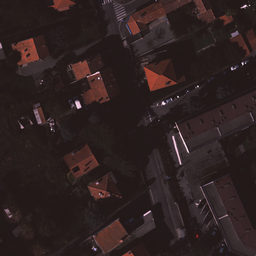
#> input picture data/true/data.png, 256 x 256 px, shrunk from 1024 x 1024 before the run, found by its file name
$ python HIFD_on_img1.py
#> lines starting #> are read from the running program, lines starting #| are printed output that depends on the picture
### code/HIFD/helpers.py
# Project Image Filtering and Hybrid Images Stencil Code
# Based on previous and current work
# by James Hays for CSCI 1430 @ Brown and
# CS 4495/6476 @ Georgia Tech
import numpy as np
from numpy import pi, exp, sqrt
from skimage import io, img_as_ubyte, img_as_float32
from skimage.transform import rescale
import scipy.fft


def my_imfilter(image: np.ndarray, filter: np.ndarray, fft = False):

    """
    Inputs:
    - image -> numpy nd-array of dim (m, n, c) for RGB images or numpy nd-array of dim (m, n) for gray scale images
    - filter -> numpy nd-array of odd dim (k, l)
    Returns
    - filtered_image -> numpy nd-array of dim (m, n, c) or numpy nd-array of dim (m, n)
    Errors if:
    - filter has any even dimension -> raise an Exception with a suitable error message.

    Function supports both normal convolution and fft based convolution
    """
    #filtered_image = np.asarray([0])

    ##################
    # Your code here #

    filtered_image = np.empty(image.shape)
    k,l = filter.shape

    if k % 2 == 0 | l % 2 == 0:   #allow only odd dimensions filters
        print ("Error! The dimensions of the filter kernel should be odd.")
        return

    if len(image.shape) == 3:    #RGB image
        m, n, c = image.shape

    else:                        #gray scale image
        m,n = image.shape
        c = 1
        image = np.expand_dims(image, axis=2)

    #implementation of normal convolution
    if (~fft):

        #Zero Padding
        padmat = np.zeros( (m + k - 1, n + l - 1, c) , dtype=image.dtype) #the shape of the output matrix after convolution

        #add the original image into the padded matrix
        kk = (k-1)//2
        ll = (l-1)//2

        padmat[kk : kk + m, ll : ll + n] = image

        #flipping the kernel horizontally and vertically to apply convolution
        filter = np.flipud(filter)
        filter = np.fliplr(filter)

        '''
        Now the kernel is flipped and ready to be convolved with the image.
        To apply the convolution we are going to spread the kernel into a 1-D vector and
        do the same with the corresponding portion of the image (the cross image that should
        be correlated with the kernel) and perform a dot product between the two 1-D vectors
        and append the value to the anchor pixel in the filtered image
        '''

        filter = np.reshape(filter, -1) #conver kernel to 1-D vector
        for i in range(n):
            for j in range (m):
                image_kernel = padmat[j:j+k, i:i+l]
                image_kernel = image_kernel.reshape((k*l,c)) #convert the image multiple 1-D vectors depending on no of channels
                filtered_image[j,i] = np.dot(filter,image_kernel)

    #implementation of fft based convolution that can be chosen by asserting fft parameter in the function arguments
    elif (fft):
        kernel_fft = scipy.fft.fft2(filter, (m,n))

        for i in range(c):
            img = image[:,:,i].reshape(m,n)
            img_fft = scipy.fft.fft2(img)
            prod_fft = np.multiply(img_fft , kernel_fft)
            prod = scipy.fft.ifft2(prod_fft , (m,n))
            if c > 1:
                filtered_image[:,:,i] = np.absolute(prod)
            else:
                filtered_image = np.absolute(prod)


    return filtered_image

# [87 lines left out: functions gen_hybrid_image, vis_hybrid_image, not called in this run]

def load_image(path):
  return img_as_float32(io.imread(path))

def save_image(path, im):
  return io.imsave(path, img_as_ubyte(im.copy()))

### code/HIFD/HIFD_on_img1.py
from skimage.transform import rescale
import numpy as np
from numpy import pi, exp, sqrt
import matplotlib.pyplot as plt
from helpers import load_image, save_image, my_imfilter
from skimage import color
import cv2
from scipy.special import gamma

def parse_args(v,n):
    result = (-v**4/64 + 3*v**2/16 -v/4)*(gamma(n-1-v)/(gamma(n)*gamma(-v))) + (v**4/32 - 3*v**2/8 + 1)*(gamma(n-v)/(gamma(n+1)*gamma(-v))) + (-v**4/64 + 3*v**2/16 + v/4)*(gamma(n+1-v)/(gamma(n+2)*gamma(-v)))
    return result

def cal_args(v):#计算系数
    args = [0,0,0,0,0]
    args[0] = -v**4/64 + 3*v**2/16 + v/4
    args[1] = v**5/64 + v**4/32 -3*v**3/16 -5*v**2/8 + 1
    args[2] = parse_args(v,1)
    args[3] = parse_args(v,2)
    args[4] = parse_args(v,3)
    return args

def NIFD(v):#计算卷积核
    para = cal_args(v)
    NIDF_conv = []
    NIDF0 = np.asarray([[0, 0, para[0], 0, 0], [0, 0, para[1], 0, 0], [0, 0, para[2], 0, 0], [0, 0, para[3], 0, 0], [0, 0, para[4], 0, 0]], dtype=np.float32)
    NIDF1 = np.asarray([[0, 0, para[4], 0, 0], [0, 0, para[3], 0, 0], [0, 0, para[2], 0, 0], [0, 0, para[1], 0, 0], [0, 0, para[0], 0, 0]], dtype=np.float32)
    NIDF2 = np.asarray([[0, 0, 0, 0, 0], [0, 0, 0, 0, 0], [para[4], para[3], para[2], para[1], para[0]], [0, 0, 0, 0, 0], [0, 0, 0, 0, 0]], dtype=np.float32)
    NIDF3 = np.asarray([[0, 0, 0, 0, 0], [0, 0, 0, 0, 0], [para[0], para[1], para[2], para[3], para[4]], [0, 0, 0, 0, 0], [0, 0, 0, 0, 0]], dtype=np.float32)
    NIDF4 = np.asarray([[para[0], 0, 0, 0, 0], [0, para[1], 0, 0, 0], [0, 0, para[2], 0, 0], [0, 0, 0, para[3], 0], [0, 0, 0, 0, para[4]]], dtype=np.float32)
    NIDF5 = np.asarray([[0, 0, 0, 0, para[0]], [0, 0, 0, para[1], 0], [0, 0, para[2], 0, 0], [0, para[3], 0, 0, 0], [para[4], 0, 0, 0, 0]], dtype=np.float32)
    NIDF6 = np.asarray([[para[4], 0, 0, 0, 0], [0, para[3], 0, 0, 0], [0, 0, para[2], 0, 0], [0, 0, 0, para[1], 0], [0, 0, 0, 0, para[0]]], dtype=np.float32)
    NIDF7 = np.asarray([[0, 0, 0, 0, para[4]], [0, 0, 0, para[3], 0], [0, 0, para[2], 0, 0], [0, para[1], 0, 0, 0], [para[0], 0, 0, 0, 0]], dtype=np.float32)
    NIDF_conv.append(NIDF0)
    NIDF_conv.append(NIDF1)
    NIDF_conv.append(NIDF2)
    NIDF_conv.append(NIDF3)
    NIDF_conv.append(NIDF4)
    NIDF_conv.append(NIDF5)
    NIDF_conv.append(NIDF6)
    NIDF_conv.append(NIDF7)
    return NIDF_conv

def NIFD_filter(v):
    NIDF_conv = NIFD(v)
    for i in range(8):
        NIDF_image = my_imfilter(test_image, NIDF_conv[i],fft=True)
        plt.imshow(NIDF_image)
        #反色
        NIDF_image = 255 - NIDF_image
        cv2.imwrite('./results_H/mask/NIDF_image' + str(i) + '.jpg', NIDF_image)

# [52 lines left out: functions NIFD_gradxy, NIFD_grad, not called in this run]

image = cv2.imread('./data/true/data.png', cv2.IMREAD_GRAYSCALE)
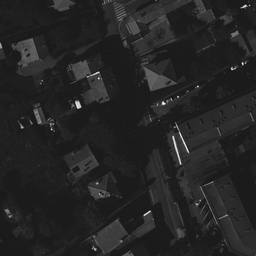
#> image: shape (256, 256); min 16, max 246, mean 36.7
image = image.astype(np.float32) / 255.0
test_image = (image * 255).astype(np.uint8)

NIFD_filter(0.5)
#> the loop in NIFD_filter, `for i in range(8):` made 8 passes
#> pass 1, in NIFD_filter, `NIDF_image = my_imfilter(test_image, NIDF_conv[i],fft=True)`:
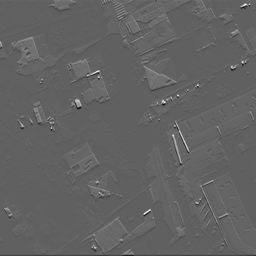
#> NIDF_image: shape (256, 256) float64; min -95.84, max 179.4, mean 10.9; drawn with min black and max white
#> pass 1, in NIFD_filter, `NIDF_image = 255 - NIDF_image`:
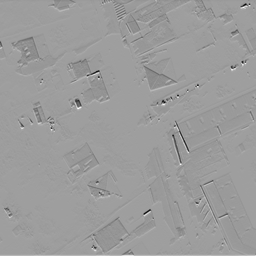
#> NIDF_image: shape (256, 256) float64; min 75.64, max 350.8, mean 244.1; drawn with min black and max white
#> pass 1, in NIFD_filter, `cv2.imwrite('./results_H/mask/NIDF_image' + str(i) + '.jpg', NIDF_image)`:
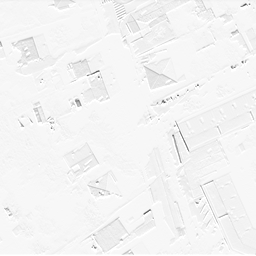
#> saved as NIDF_image0.jpg: shape (256, 256); min 76, max 255, mean 243.8
#> pass 2, in NIFD_filter, `NIDF_image = my_imfilter(test_image, NIDF_conv[i],fft=True)`:
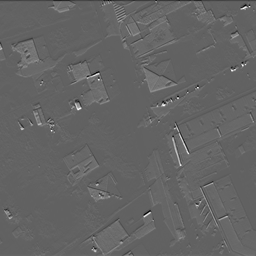
#> NIDF_image: shape (256, 256) float64; min -89.81, max 165, mean 10.9; drawn with min black and max white
#> after the loop in NIFD_filter, `for i in range(8):`:
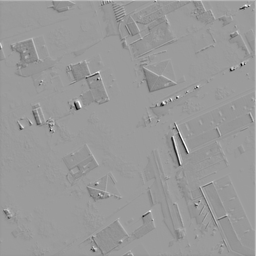
#> NIDF_image: shape (256, 256) float64; min 59.66, max 366.5, mean 244.2; drawn with min black and max white
#NIFD_gradxy(0.1)
#NIFD_grad()

#NIFD_filter(0.5)
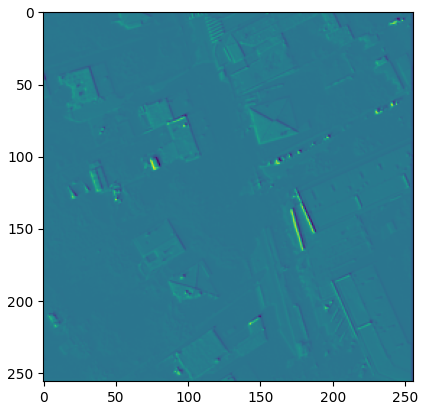
#> figure drawn by matplotlib, 1 panel
